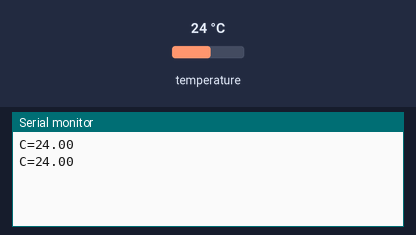
The sketch below on a simulated Arduino Uno, built with avr-gcc and run on an emulated ATmega328P. On the bench: the last lines printed to the serial monitor. The inputs (shaded band) are chosen by the test bench; at power-on: temperature 24 °C.

Above: at 3.8 s.
3.9 s: temperature set to 12 °C
At 5.7 s:
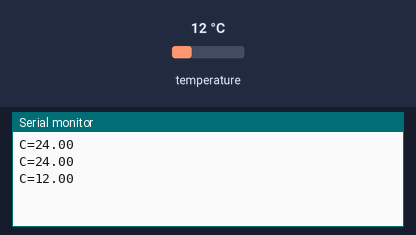
6.8 s: temperature set to 19 °C
At 7.7 s:
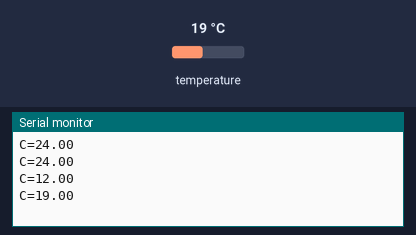
Timing chart, 0 to 9.8 s (numbered marks = the images above; inputs shaded):
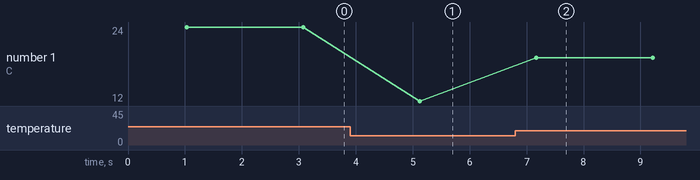

The sketch:

Spec_1_Temperature_Sensor.ino
```cpp
#include <OneWire.h>

OneWire ds(2);

void setup(){
 Serial.begin(9600);
}

void loop(){
  static unsigned long tick = millis();

  if ( ( millis() - tick) > 1000 ){
    baca_data();
    tick = millis();
  }

}


 void baca_data(){
   byte i;
  byte present = 0;

  byte data[12];
  byte addr[8];
  float Temp;

  if(!ds.search(addr)){
    ds.reset_search();
    return;
  }

ds.reset();
ds.select(addr);
ds.write(0x44,1);   //start conversion, with parasite power on at the end
delay(10);

present = ds.reset();
ds.select(addr);
ds.write(0xBE);     //Read all data of Scraptchpad

for (i=0; i<9; i++)
  data[i] = ds.read();


Temp=(data[1]<<8)+data[0];    //Calculate the Celcius
Temp=Temp/16;

Serial.print("C=");   //Celcius output
Serial.println(Temp);
//Serial.print(",");
//Serial.println(" ");
 }
```

Measured:
- after the input at 3.9 s, the serial monitor: prints a new line after 1.2 s (image 1)
- after the input at 6.8 s, the serial monitor: prints a new line after 0.37 s (image 2)
- plotted number 1: 24 → 12 after the input at 3.9 s, 12 → 19 after the input at 6.8 s
